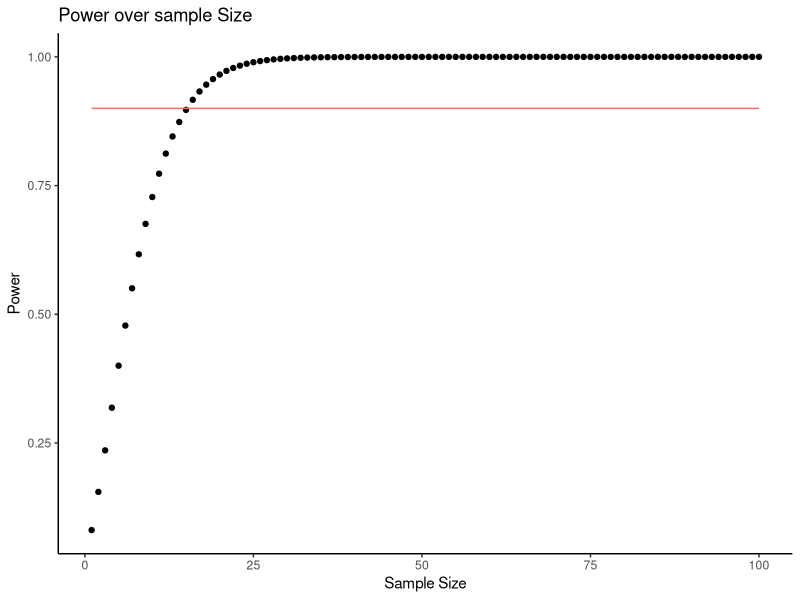

The R source for this figure: (Note: this script raises an error after producing the figure.)
#### WP3 Power Calculations ####
library(ggplot2)
library(tidyr)
library(pwr)
library(patchwork)

# part I: demonstrate power for: Q1a: to differentiate between a random sequence and the true ADEPT rankings (= ranking 
# of items based on their model utilities);
# Q1b: to rank correctly as 1,2,3 the first, middle and last of their statements in their ADEPT ranking;
# Q3: to have on average a 90% rate of questions/items responded to by adolescets in the ADEPT

# All three problems can be approached with the same binomial power simulation approach. 

prob_correct <- 0.9 # expected probability

prob_random <- 0.5 # chance

binomial_power <- 0
binomial_sample_sizes <- 1:1000
for (i in seq(binomial_sample_sizes)){
binomial_power[i] <- pwr.p.test(ES.h(prob_random, prob_correct ),n = i ,alternative = "less",sig.level = 0.01)[[4]]
}
binomial_power_by_sample <- cbind(binomial_sample_sizes[1:100], binomial_power[1:100])

binomial_power_by_sample <- data.frame(binomial_power_by_sample)

colnames(binomial_power_by_sample) <- c("sample_size", "power")
                                  
                                  
                                  
binomial_power_by_sample_plot <- ggplot () + 
  
  geom_point(data = binomial_power_by_sample, aes( x = sample_size, y = power)) +
  xlab('Sample Size') +
  ylab('Power')+
  ggtitle("Power over sample Size") 

binomial_power_by_sample_plot <- binomial_power_by_sample_plot + geom_segment(aes(x=binomial_power_by_sample$sample_size[1],
                                                 
                                                 xend=tail(binomial_power_by_sample$sample_size,1),y= 0.9, yend = 0.9, colour = "red", 
                                                 linetype = "dashed"))



binomial_power_by_sample_plot <- binomial_power_by_sample_plot + theme_classic() + theme(legend.position="none")

binomial_power_by_sample_plot 


# part II: demonstrate confidence intervals around .9 estimate of success for recovery of personalised statements 
# using each of the two methods. This seems a clearer way of approaching this as it does not have to rely on our
# expectation of a base rate, i.e. whether the alternative is random. 

successes <- 9*c(1, 5, 10, 50, 100) # to create the numerator of the number of successes/trial

trials <- 10*c(1, 5, 10, 50, 100) # denominator of the number of successes/trial

confidence_intervals <-matrix(NA, length(successes), 2)

for (i in 1:(length(successes))){

confidence_intervals[i,] <- binom.test(successes[i],trials[i], conf.level = 0.99)$conf.int[1:2]

confidence_intervals

}
confidence_intervals <- cbind(trials, confidence_intervals)
confidence_intervals <- data.frame(confidence_intervals)

confidence_interval_plot <- ggplot() + 
  geom_line(data = confidence_intervals, aes(x = trials, y = confidence_intervals[,2])) +
  geom_line(data = confidence_intervals, aes(x = trials, y = confidence_intervals[,3])) +
  xlab('Sample Size') +
  ylab('Correct guess with 99% CIs')+
  c +
  scale_x_continuous(breaks = seq(0, length(binomial_sample_sizes), 100)) +
  ylim(.4, 1) 

confidence_interval_plot <- confidence_interval_plot + geom_segment(aes(x=trials[1],
                                                  
                                                        xend=tail(trials,1),y= 0.9, yend = 0.9, colour = "red"
                                                        ))
#confidence_interval_plot <- confidence_interval_plot + theme(legend.position="none")


# add the shaded area
confidence_interval_plot <- confidence_interval_plot + theme_classic() + theme(legend.position="none") +

geom_ribbon(data = confidence_intervals, aes(x = trials, y = 0.9 , ymin = confidence_intervals[,2], 
                                             ymax = confidence_intervals[,3], xmin = 10, xmax = 1000), 
                                              fill = "grey70", alpha = 0.3) 
                                              





binomial_power_by_sample_plot + inset_element(confidence_interval_plot, left = 0.3, bottom = 0.1, right = 1, top = .8) 
